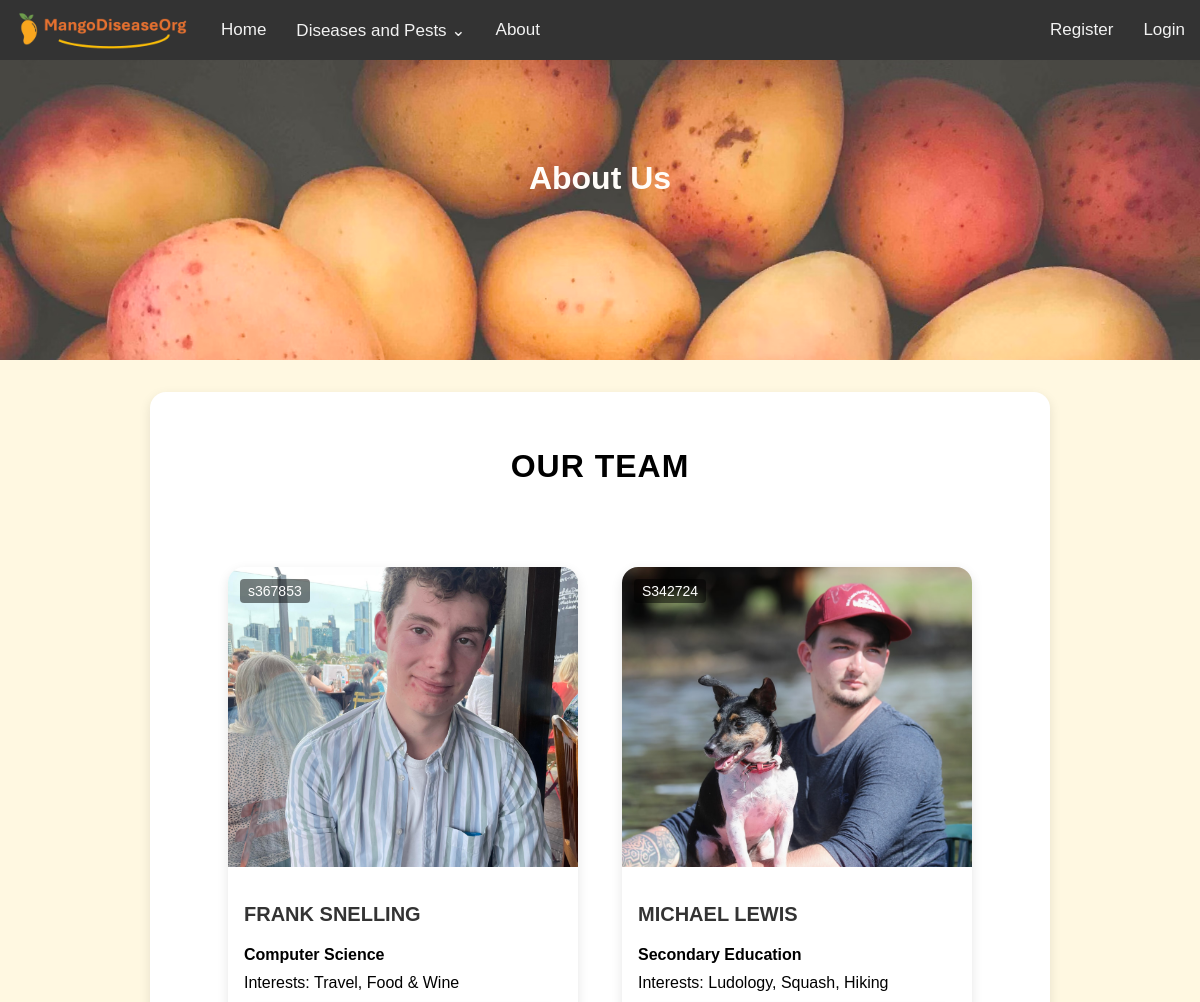
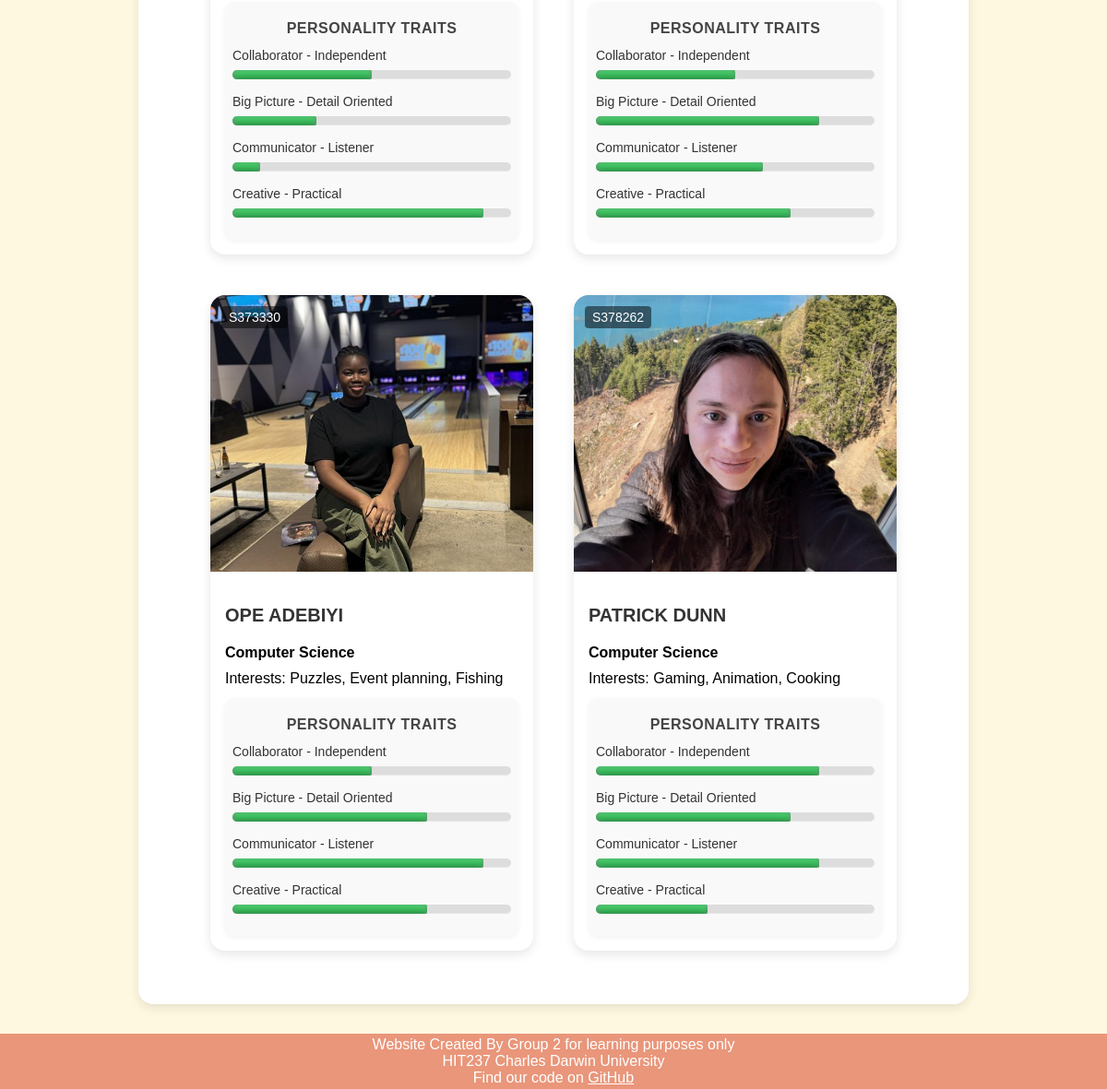
The page /about/ on the database its author committed (2 pictures, top to bottom).
### mango_disease_app/models.py (models this page shows, shortened)
class UserProfile(models.Model):
    user = models.OneToOneField(
        User,
        on_delete=models.CASCADE,
        limit_choices_to={'is_superuser': True},
    )
    student_number = models.CharField(max_length=7)
    degree = models.CharField(max_length=30)
    interests = models.CharField(max_length=100)
    image = models.ImageField(upload_to="author_images/", default="author_images/blank.png")
    collaborator_independent = models.SmallIntegerField(validators=[MinValueValidator(0), MaxValueValidator(10)], default=5)
    bigPicture_detailOriented = models.SmallIntegerField(validators=[MinValueValidator(0), MaxValueValidator(10)], default=5)
    communicator_listener = models.SmallIntegerField(validators=[MinValueValidator(0), MaxValueValidator(10)], default=5)
    creative_practical = models.SmallIntegerField(validators=[MinValueValidator(0), MaxValueValidator(10)], default=5)

### mango_disease_app/views/core_views.py (the view)
# urls.py: re_path(r'^about/$', views.about, name='about'),
def about(request):
    authors = UserProfile.objects.all()
    page_data = {'cards': authors}
    return render(request, 'mango_disease_app/site_base/about.html', page_data)

### mango_disease_app/context_processors.py (called while the page is built)
def disease_menu(request):
    return {'navs': Disease.objects.all()}

### mango_disease_app/templatetags/custom_filters.py (called while the page is built)
@register.filter
def multiply(value, arg):
    try:
        return float(value) * float(arg)
    except (ValueError, TypeError):
        return ''

### mango_disease_app/templates/mango_disease_app/site_base/about.html (shortened to what this page needs)
{% extends 'mango_disease_app/site_base/base.html' %}
{% load custom_filters %}
{% block page_header %}About Us{% endblock %}
{% load static %}
{% block content %}
<h2>Our Team</h2>
<div class="card-container">
    {% for author in cards %}
    <div class="card">
        <div class="image-wrapper">
            <img class="author_img" src="{{ author.image.url|default:"author_images/blank.png" }}">
            <p class="overlay-text">{{ author.student_number }}</p>
        </div>
        <div class="card-content">
            <h3>{{ author.user.get_full_name|default:author.user.username|upper }}</h3>
            <h4>{{ author.degree }}</h4>
            <p>Interests: {{ author.interests }}</p>
            <div class="traits-box">
                <h5>PERSONALITY TRAITS</h5>
                <label for="meter">Collaborator - Independent</label>
                <div class="meter">
                    <span style="width: {{ author.collaborator_independent|multiply:10 }}%"> </span>
                </div>
                <label for="meter">Big Picture - Detail Oriented</label>
                <div class="meter">
                    <span style="width: {{ author.bigPicture_detailOriented|multiply:10 }}%"></span>
                </div>
                <label for="meter">Communicator - Listener</label>
                <div class="meter">
                    <span style="width: {{ author.communicator_listener|multiply:10 }}%"></span>
                </div>
                <label for="meter">Creative - Practical</label>
                <div class="meter">
                    <span style="width: {{ author.creative_practical|multiply:10 }}%"></span>
                </div>
            </div>
        </div>
    </div>
    {% endfor %}
</div>
{% endblock %}

### mango_disease_app/static/css/styles.css (style rules this page uses)
* { margin: 0; padding: 0; font-family: Arial; }
body { min-height: 100vh; display: flex; flex-direction: column; background-color: #fff8e1; }
h2 { font-size: 32px; text-align: center; margin: 40px 0 40px; font-weight: 700; text-transform: uppercase; letter-spacing: 1px; }
h3 { margin: 20px 0 20px; }
.card-container { display: flex; flex-wrap: wrap; justify-content: center; gap: 1.5rem; padding: 2rem; }
.card { width: 350px; margin: 10px; background-color: white; border-radius: 16px; box-shadow: 0 4px 12px rgba(0, 0, 0, 0.1); overflow: hidden; transition: transform 0.2s ease, box-shadow 0.2s ease; }
.author_img { width: 100%; height: 300px; object-fit: cover; }
.image-wrapper { position: relative; width: 100%; height: 300px; }
.overlay-text { position: absolute; top: 12px; left: 12px; background-color: rgba(0, 0, 0, 0.5); color: #fff; padding: 4px 8px; border-radius: 4px; font-size: 14px; font-weight: 500; }
.card-content { padding: 16px; }
.card-content h3 { font-size: 20px; color: #333; }
.card-content h4 { margin-bottom: 10px; }
.card-content h5 { margin: 12px auto 4px; font-size: 16px; color: #444; font-weight: 600; letter-spacing: 0.5px; text-align: center; }
.card-content label { margin: 8px 0 4px; font-size: 14px; color: #555; font-weight: 500; }
.meter { height: 10px; position: relative; background: #ddd; border-radius: 6px; margin: 8px 0 16px; box-shadow: inset 0 -1px 1px rgba(255, 255, 255, 0.3); }
.meter > span { display: block; height: 100%; border-top-right-radius: 8px; border-bottom-right-radius: 8px; border-top-left-radius: 20px; border-bottom-left-radius: 20px; background-color: rgb(43,194,83); background-image: linear-gradient( center bottom, rgb(43,194,83) 37%, rgb(84,240,84) 69% ); box-shadow: inset 0 2px 9px rgba(255,255,255,0.3), inset 0 -2px 6px rgba(0,0,0,0.4); position: relative; overflow: hidden; }
.traits-box { background-color: #f9f9f9; border-radius: 10px; padding: 8px; margin-top: 12px; box-shadow: 0 2px 6px rgba(0, 0, 0, 0.05); }
.traits-box label { display: block; font-size: 14px; font-weight: 500; margin-top: 12px; color: #333; }

### mango_disease_app/static/css/form.css (style rules this page uses)
*, *::before, *::after { box-sizing: border-box; }

### rows shown on the page
UserProfile: image (picture), student_number "s367853", user.get_full_name "FRANK SNELLING", degree "Computer Science", interests "Travel, Food & Wine", collaborator_independent 5 (drawn), bigPicture_detailOriented 3 (drawn), communicator_listener 1 (drawn), creative_practical 9 (drawn)
UserProfile: image (picture), student_number "S342724", user.get_full_name "MICHAEL LEWIS", degree "Secondary Education", interests "Ludology, Squash, Hiking", collaborator_independent 5 (drawn), bigPicture_detailOriented 8 (drawn), communicator_listener 6 (drawn), creative_practical 7 (drawn)
UserProfile: image (picture), student_number "S373330", user.get_full_name "OPE ADEBIYI", degree "Computer Science", interests "Puzzles, Event planning, Fishing", collaborator_independent 5 (drawn), bigPicture_detailOriented 7 (drawn), communicator_listener 9 (drawn), creative_practical 7 (drawn)
UserProfile: image (picture), student_number "S378262", user.get_full_name "PATRICK DUNN", degree "Computer Science", interests "Gaming, Animation, Cooking", collaborator_independent 8 (drawn), bigPicture_detailOriented 7 (drawn), communicator_listener 8 (drawn), creative_practical 4 (drawn)
